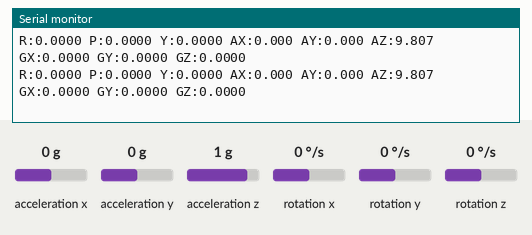
A sketch run on a simulated Arduino Uno, built with avr-gcc and run on an emulated ATmega328P. Parts: the last lines printed to the serial monitor. Inputs (shaded band) come from the test bench; at power-on: acceleration y 0 g, acceleration z 1 g, acceleration x 0 g, rotation x 0 °/s, rotation y 0 °/s, rotation z 0 °/s.

Above: at 3.2 s.
3.3 s: acceleration y set to -0.8 g
At 4.2 s:
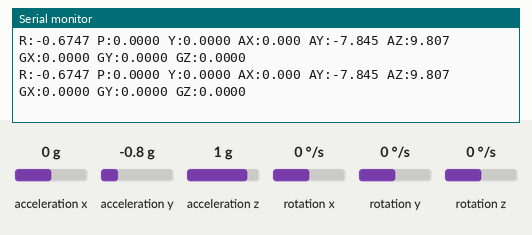
6.3 s: acceleration z set to 1.4 g
At 6.9 s:
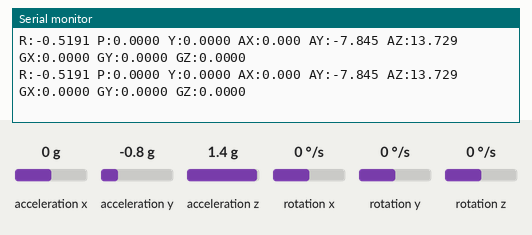
9.3 s: acceleration x set to -1.4 g
At 10.4 s:
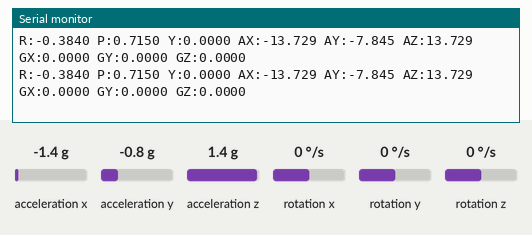
12.3 s: rotation x set to -192 °/s
At 13.3 s:
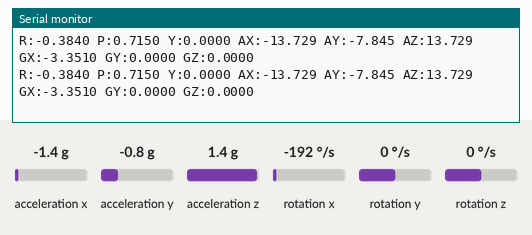
15.3 s: acceleration x set to 0 g
At 16.0 s:
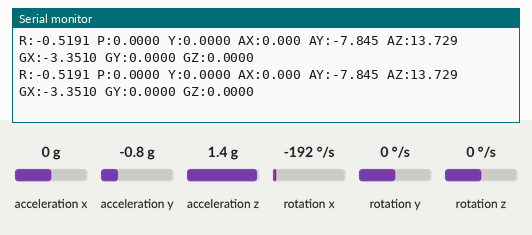
18.3 s: rotation y set to -192 °/s
At 19.2 s:
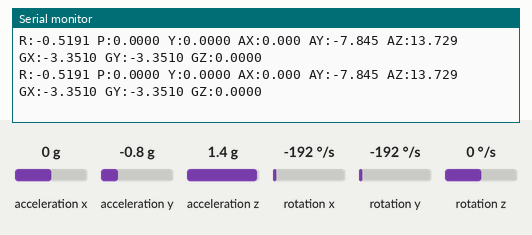
Timing chart, 0 to 21.3 s (numbered marks = the images above; inputs shaded):
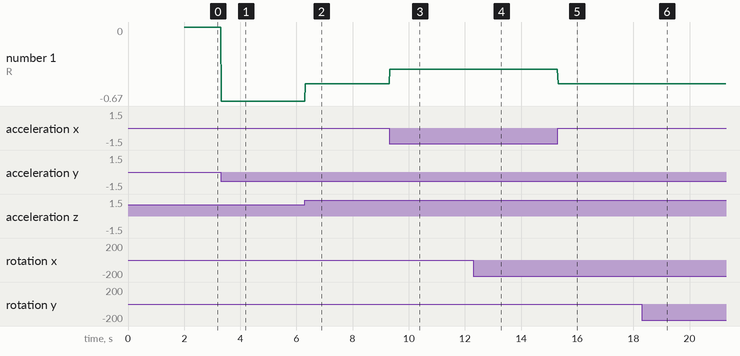

Measured:
- after the input at 3.3 s, the serial monitor: prints a new line at once (image 1)
- after the input at 6.3 s, the serial monitor: prints a new line at once (image 2)
- after the input at 9.3 s, the serial monitor: prints a new line at once (image 3)
- after the input at 12.3 s, the serial monitor: prints a new line at once (image 4)
- after the input at 15.3 s, the serial monitor: prints a new line at once (image 5)
- after the input at 18.3 s, the serial monitor: prints a new line at once (image 6)
- plotted number 1: 0 → -0.67 after the input at 3.3 s, -0.67 → -0.52 after the input at 6.3 s, -0.52 → -0.38 after the input at 9.3 s, -0.38 → -0.52 after the input at 15.3 s

The sketch:

mpu6050.ino
```cpp
#include <Wire.h>
#include <MPU6050_light.h>

MPU6050 mpu(Wire);

// Fréquence d'envoi (50 Hz = toutes les 20 ms)
const unsigned long interval = 20;
unsigned long last_time = 0;

void setup() {
  Serial.begin(115200);
  Wire.begin();

  byte status = mpu.begin();
  if (status != 0) {
    Serial.println("Erreur : MPU6050 non connecté. Vérifie le câblage I2C (SDA/SCL).");
    while (1) {} // Bloque le programme si l'IMU n'est pas là
  }

  // Calibration (garde le robot immobile pendant 2 secondes au démarrage)
  delay(1000);
  mpu.calcOffsets();
  Serial.println("MPU6050 prêt !");
}

void loop() {
  // Rafraîchit les données du capteur (à faire le plus souvent possible)
  mpu.update();

  unsigned long current_time = millis();

  // Envoi de la trame toutes les 20ms
  if (current_time - last_time >= interval) {

    // 1. Angles (en degrés -> conversion en radians)
    float roll  = mpu.getAngleX() * DEG_TO_RAD;
    float pitch = mpu.getAngleY() * DEG_TO_RAD;
    float yaw   = mpu.getAngleZ() * DEG_TO_RAD;

    // 2. Vitesses angulaires (en degrés/s -> conversion en rad/s)
    float gyro_x = mpu.getGyroX() * DEG_TO_RAD;
    float gyro_y = mpu.getGyroY() * DEG_TO_RAD;
    float gyro_z = mpu.getGyroZ() * DEG_TO_RAD;

    // 3. Accélérations (en g -> conversion en m/s²)
    // 1 g = 9.80665 m/s²
    float acc_x = mpu.getAccX() * 9.80665;
    float acc_y = mpu.getAccY() * 9.80665;
    float acc_z = mpu.getAccZ() * 9.80665;

    // Envoi de la trame : "R:0.12 P:-0.05 Y:1.50 AX:0.1 AY:0.2 AZ:9.8 GX:0.0 GY:0.0 GZ:0.0"
    Serial.print("R:"); Serial.print(roll, 4);
    Serial.print(" P:"); Serial.print(pitch, 4);
    Serial.print(" Y:"); Serial.print(yaw, 4);

    Serial.print(" AX:"); Serial.print(acc_x, 3);
    Serial.print(" AY:"); Serial.print(acc_y, 3);
    Serial.print(" AZ:"); Serial.print(acc_z, 3);

    Serial.print(" GX:"); Serial.print(gyro_x, 4);
    Serial.print(" GY:"); Serial.print(gyro_y, 4);
    Serial.print(" GZ:"); Serial.println(gyro_z, 4);

    last_time = current_time;
  }
}
```
